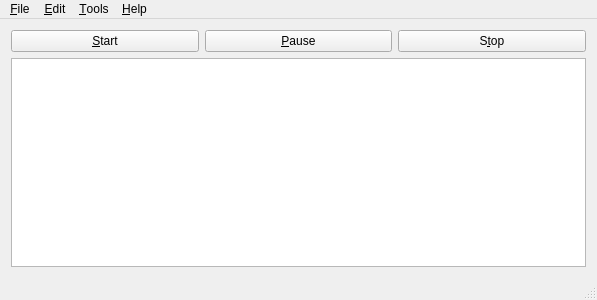
<?xml version="1.0" encoding="UTF-8"?>
<ui version="4.0">
 <class>MainWindow</class>
 <widget class="QMainWindow" name="MainWindow">
  <property name="geometry">
   <rect>
    <x>0</x>
    <y>0</y>
    <width>597</width>
    <height>300</height>
   </rect>
  </property>
  <property name="windowTitle">
   <string>MainWindow</string>
  </property>
  <widget class="QWidget" name="centralWidget">
   <layout class="QVBoxLayout" name="verticalLayout">
    <item>
     <layout class="QHBoxLayout" name="horizontalLayout">
      <item>
       <widget class="QPushButton" name="startButton">
        <property name="text">
         <string>&amp;Start</string>
        </property>
       </widget>
      </item>
      <item>
       <widget class="QPushButton" name="pauseButton">
        <property name="text">
         <string>&amp;Pause</string>
        </property>
       </widget>
      </item>
      <item>
       <widget class="QPushButton" name="stopButton">
        <property name="text">
         <string>S&amp;top</string>
        </property>
       </widget>
      </item>
     </layout>
    </item>
    <item>
     <widget class="QTableView" name="tableView"/>
    </item>
   </layout>
  </widget>
  <widget class="QMenuBar" name="menuBar">
   <property name="geometry">
    <rect>
     <x>0</x>
     <y>0</y>
     <width>597</width>
     <height>26</height>
    </rect>
   </property>
   <widget class="QMenu" name="menu_File">
    <property name="title">
     <string>&amp;File</string>
    </property>
   </widget>
   <widget class="QMenu" name="menu_Edit">
    <property name="title">
     <string>&amp;Edit</string>
    </property>
   </widget>
   <widget class="QMenu" name="menuTools">
    <property name="title">
     <string>&amp;Tools</string>
    </property>
   </widget>
   <widget class="QMenu" name="menu_Help">
    <property name="title">
     <string>&amp;Help</string>
    </property>
   </widget>
   <addaction name="menu_File"/>
   <addaction name="menu_Edit"/>
   <addaction name="menuTools"/>
   <addaction name="menu_Help"/>
  </widget>
  <widget class="QStatusBar" name="statusBar"/>
 </widget>
 <layoutdefault spacing="6" margin="11"/>
 <resources/>
 <connections/>
</ui>
